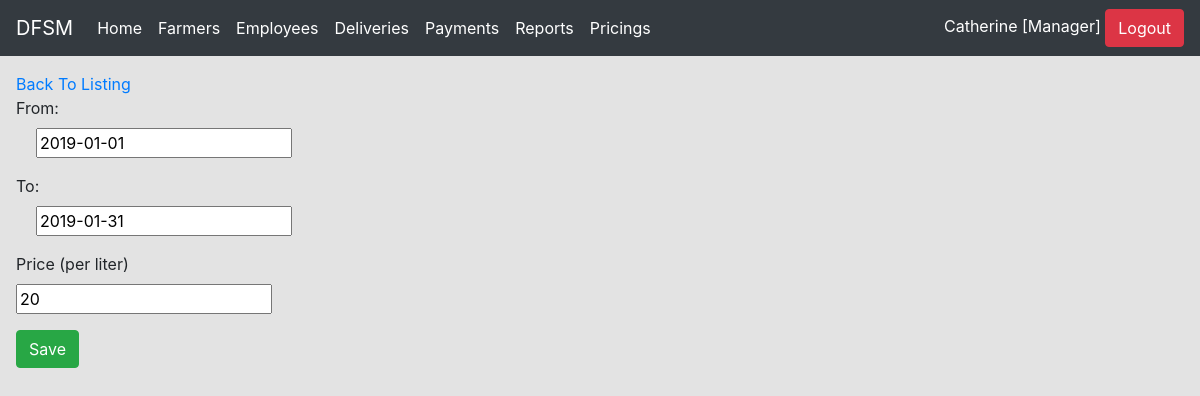
Screenshot of /settings/rates/edit.php?edit=1&id=4 (signed in) with the database file from the repository.
### tables this page shows
CREATE TABLE `settings_rates` (
  `id` int(11) NOT NULL,
  `from` date NOT NULL,
  `to` date NOT NULL,
  `rate` float NOT NULL COMMENT 'sh per kg'
);

### settings/rates/form.php (the view, shortened to what this page needs)
<form action='' method='POST' class="form-horizontal">
        <div class="form-group">
        <label class="control-label" for="from"> From:</label >
        <div id="datetimepicker1" class="controls input-append date" style="margin-left: 20px">
            <input class="input-xlarge" type="text" data-format="yyyy-mm-dd"  placeholder="yyyy-mm-dd" name='from' value='<?php echo stripslashes($row['from']) ?>'/>
           </div>
    </div>
      <div class="form-group">
        <label class="control-label" for="to"> To:</label >
        <div id="datetimepicker2" class="controls input-append date" style="margin-left: 20px">
            <input class="input-xlarge" type="text" data-format="yyyy-mm-dd"  placeholder="yyyy-mm-dd" name='to' value='<?php echo stripslashes($row['to']) ?>'/>
           </div>
    </div>
    <div class="form-group">
        <label class="control-label" for="rate"> Price (per liter)</label >
        <div class="controls">
            <input class="input-xlarge" type="text" placeholder="4**" name='rate' id='r_kg' value='<?php echo stripslashes($row['rate']) ?>'/>
    </div>
    </div>  <div class="form-group">
        <div class="controls">
            <input type='submit' value='Save' class="btn btn-success btn-large " />
        </div>
    </div>
</form>
<?php include '../../incl/footer.incl.php'; ?>

### rows the page displays
settings_rates: from "2019-01-01", to "2019-01-31", rate "20"

### other values shown
$singlename "Catherine"
$current_user['role'] "Manager"
